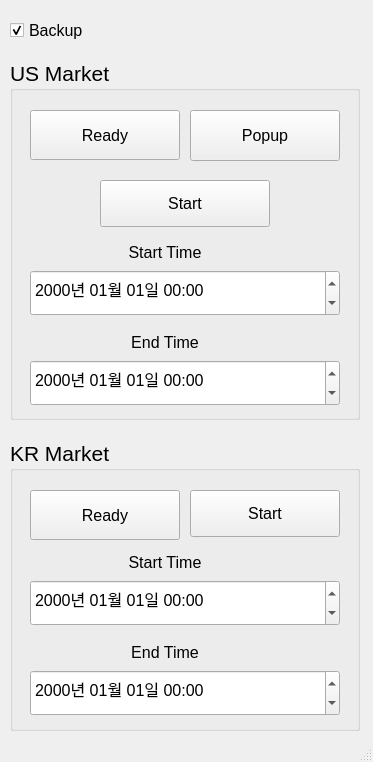
<?xml version="1.0" encoding="UTF-8"?>
<ui version="4.0">
 <class>PM</class>
 <widget class="QMainWindow" name="PM">
  <property name="enabled">
   <bool>true</bool>
  </property>
  <property name="geometry">
   <rect>
    <x>0</x>
    <y>0</y>
    <width>373</width>
    <height>762</height>
   </rect>
  </property>
  <property name="windowTitle">
   <string>Portfolio Manager</string>
  </property>
  <widget class="QWidget" name="centralwidget">
   <widget class="QGroupBox" name="US">
    <property name="geometry">
     <rect>
      <x>10</x>
      <y>60</y>
      <width>350</width>
      <height>360</height>
     </rect>
    </property>
    <property name="font">
     <font>
      <pointsize>16</pointsize>
     </font>
    </property>
    <property name="title">
     <string>US Market</string>
    </property>
    <widget class="QLabel" name="label_4">
     <property name="geometry">
      <rect>
       <x>20</x>
       <y>260</y>
       <width>270</width>
       <height>44</height>
      </rect>
     </property>
     <property name="font">
      <font>
       <pointsize>12</pointsize>
      </font>
     </property>
     <property name="text">
      <string>End Time</string>
     </property>
     <property name="alignment">
      <set>Qt::AlignCenter</set>
     </property>
     <property name="wordWrap">
      <bool>false</bool>
     </property>
    </widget>
    <widget class="QDateTimeEdit" name="USStartTime_dt">
     <property name="geometry">
      <rect>
       <x>20</x>
       <y>210</y>
       <width>310</width>
       <height>46</height>
      </rect>
     </property>
     <property name="font">
      <font>
       <pointsize>12</pointsize>
      </font>
     </property>
     <property name="dateTime">
      <datetime>
       <hour>0</hour>
       <minute>0</minute>
       <second>0</second>
       <year>2000</year>
       <month>1</month>
       <day>1</day>
      </datetime>
     </property>
     <property name="displayFormat">
      <string>yyyy년 MM월 dd일 hh:mm</string>
     </property>
    </widget>
    <widget class="QDateTimeEdit" name="USEndTime_dt">
     <property name="geometry">
      <rect>
       <x>20</x>
       <y>300</y>
       <width>310</width>
       <height>46</height>
      </rect>
     </property>
     <property name="font">
      <font>
       <pointsize>12</pointsize>
      </font>
     </property>
     <property name="displayFormat">
      <string>yyyy년 MM월 dd일 hh:mm</string>
     </property>
    </widget>
    <widget class="QPushButton" name="USPopup_pb">
     <property name="geometry">
      <rect>
       <x>180</x>
       <y>50</y>
       <width>150</width>
       <height>51</height>
      </rect>
     </property>
     <property name="font">
      <font>
       <pointsize>12</pointsize>
      </font>
     </property>
     <property name="text">
      <string>Popup</string>
     </property>
    </widget>
    <widget class="QLabel" name="label_3">
     <property name="geometry">
      <rect>
       <x>20</x>
       <y>170</y>
       <width>270</width>
       <height>44</height>
      </rect>
     </property>
     <property name="font">
      <font>
       <pointsize>12</pointsize>
      </font>
     </property>
     <property name="text">
      <string>Start Time</string>
     </property>
     <property name="alignment">
      <set>Qt::AlignCenter</set>
     </property>
     <property name="wordWrap">
      <bool>false</bool>
     </property>
    </widget>
    <widget class="QPushButton" name="USReady_pb">
     <property name="geometry">
      <rect>
       <x>20</x>
       <y>50</y>
       <width>150</width>
       <height>50</height>
      </rect>
     </property>
     <property name="font">
      <font>
       <pointsize>12</pointsize>
      </font>
     </property>
     <property name="text">
      <string>Ready</string>
     </property>
    </widget>
    <widget class="QPushButton" name="USStart_pb">
     <property name="geometry">
      <rect>
       <x>90</x>
       <y>120</y>
       <width>170</width>
       <height>47</height>
      </rect>
     </property>
     <property name="font">
      <font>
       <pointsize>12</pointsize>
      </font>
     </property>
     <property name="text">
      <string>Start</string>
     </property>
    </widget>
   </widget>
   <widget class="QGroupBox" name="US_2">
    <property name="geometry">
     <rect>
      <x>10</x>
      <y>440</y>
      <width>350</width>
      <height>291</height>
     </rect>
    </property>
    <property name="font">
     <font>
      <pointsize>16</pointsize>
     </font>
    </property>
    <property name="title">
     <string>KR Market</string>
    </property>
    <widget class="QLabel" name="label_7">
     <property name="geometry">
      <rect>
       <x>20</x>
       <y>190</y>
       <width>270</width>
       <height>44</height>
      </rect>
     </property>
     <property name="font">
      <font>
       <pointsize>12</pointsize>
      </font>
     </property>
     <property name="text">
      <string>End Time</string>
     </property>
     <property name="alignment">
      <set>Qt::AlignCenter</set>
     </property>
     <property name="wordWrap">
      <bool>false</bool>
     </property>
    </widget>
    <widget class="QDateTimeEdit" name="KRStartTime_dt">
     <property name="geometry">
      <rect>
       <x>20</x>
       <y>140</y>
       <width>310</width>
       <height>46</height>
      </rect>
     </property>
     <property name="font">
      <font>
       <pointsize>12</pointsize>
      </font>
     </property>
     <property name="dateTime">
      <datetime>
       <hour>0</hour>
       <minute>0</minute>
       <second>0</second>
       <year>2000</year>
       <month>1</month>
       <day>1</day>
      </datetime>
     </property>
     <property name="displayFormat">
      <string>yyyy년 MM월 dd일 hh:mm</string>
     </property>
    </widget>
    <widget class="QDateTimeEdit" name="KREndTime_dt">
     <property name="geometry">
      <rect>
       <x>20</x>
       <y>230</y>
       <width>310</width>
       <height>46</height>
      </rect>
     </property>
     <property name="font">
      <font>
       <pointsize>12</pointsize>
      </font>
     </property>
     <property name="displayFormat">
      <string>yyyy년 MM월 dd일 hh:mm</string>
     </property>
    </widget>
    <widget class="QPushButton" name="KRStart_pb">
     <property name="geometry">
      <rect>
       <x>180</x>
       <y>50</y>
       <width>150</width>
       <height>47</height>
      </rect>
     </property>
     <property name="font">
      <font>
       <pointsize>12</pointsize>
      </font>
     </property>
     <property name="text">
      <string>Start</string>
     </property>
    </widget>
    <widget class="QLabel" name="label_8">
     <property name="geometry">
      <rect>
       <x>20</x>
       <y>100</y>
       <width>270</width>
       <height>44</height>
      </rect>
     </property>
     <property name="font">
      <font>
       <pointsize>12</pointsize>
      </font>
     </property>
     <property name="text">
      <string>Start Time</string>
     </property>
     <property name="alignment">
      <set>Qt::AlignCenter</set>
     </property>
     <property name="wordWrap">
      <bool>false</bool>
     </property>
    </widget>
    <widget class="QPushButton" name="KRReady_pb">
     <property name="geometry">
      <rect>
       <x>20</x>
       <y>50</y>
       <width>150</width>
       <height>50</height>
      </rect>
     </property>
     <property name="font">
      <font>
       <pointsize>12</pointsize>
      </font>
     </property>
     <property name="text">
      <string>Ready</string>
     </property>
    </widget>
   </widget>
   <widget class="QCheckBox" name="Backup_cb">
    <property name="geometry">
     <rect>
      <x>10</x>
      <y>10</y>
      <width>140</width>
      <height>40</height>
     </rect>
    </property>
    <property name="font">
     <font>
      <pointsize>12</pointsize>
     </font>
    </property>
    <property name="mouseTracking">
     <bool>true</bool>
    </property>
    <property name="text">
     <string>Backup</string>
    </property>
    <property name="checked">
     <bool>true</bool>
    </property>
   </widget>
  </widget>
  <widget class="QStatusBar" name="statusbar"/>
 </widget>
 <resources/>
 <connections/>
</ui>
